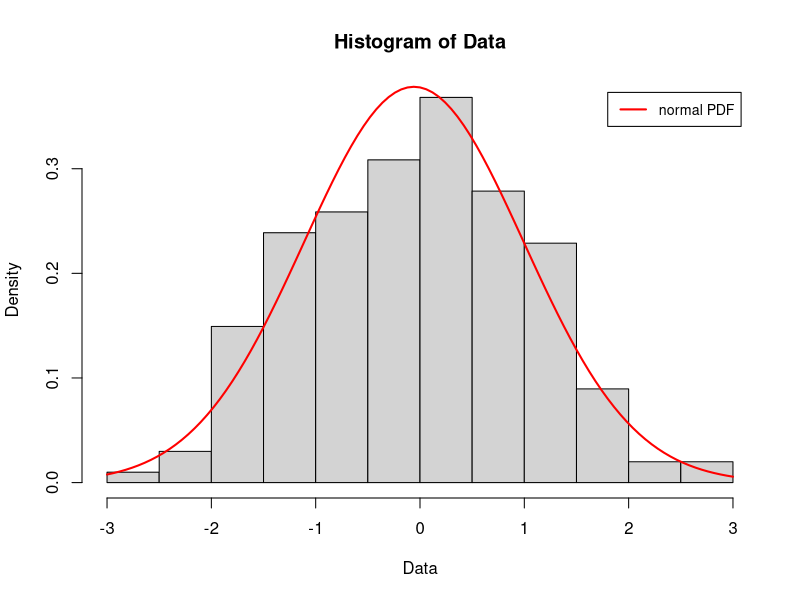
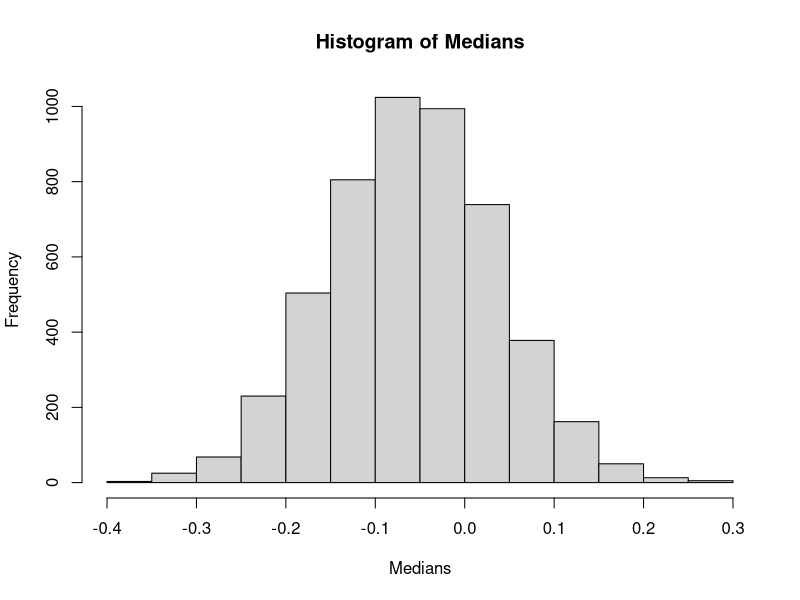

Source code (R) for these figures, in order:
## ---- chunk 1
knitr::opts_chunk$set(echo=TRUE, warning=FALSE, message=FALSE)

library(tidyverse)
## ---- chunk 2
N= 201
  
data= rnorm(N) 
# generate data of size 201

mle_mean= mean(data)
mle_sd= sqrt(((N-1)/N)*var(data))

hist(data, freq= F, main= "Histogram of Data", xlab= "Data")
curve(dnorm(x, mle_mean,mle_sd), add= T, col= "red", lwd= 2)
legend("topright", inset= 0.025, legend= ,"normal PDF", col= "red", lty= 1, lwd= 2, cex= .85)
## ---- chunk 3
n= 5000
meds= NA

for(i in 1:n){
  re_samp =rnorm(N, mle_mean, mle_sd)
  # sample is based on the distribution from the previous step
  meds[i]= median(re_samp)
  # medians for each sample are added to a vector of medians
}

# another way to generate medians
# meds=rbeta(5000, 101, 101) %>% qnorm(mle_mean, mle_sd)

hist(meds, main= "Histogram of Medians", xlab= "Medians")
## ---- chunk 4

ci = quantile(meds,c(0.025, 0.975))
# gives the middle 95% confidence interval

# does the confidence interval contain the population parameter of interest?
(ci[1] < 0 & ci[2] > 0)
## ---- chunk 5
generate_ci_med = function(n = 5000, N=201, param_interest=0){
  data = rnorm(N)
  
  mle_mean= mean(data)
  mle_sd= sqrt(((N-1)/N)*var(data))
  
  meds=rbeta(5000, 101, 101) %>% qnorm(mle_mean, mle_sd)
  
  ci = quantile(meds,c(0.025, 0.975))

# does the confidence interval contain the population parameter of interest?
  return(ci[1] < param_interest & ci[2] > param_interest)
}

generate_ci_med()
## ---- chunk 6
ci_contain= NA
for(i in 1:1000){
  ci_contain[i]= generate_ci_med()
}
 
mean(ci_contain)
# How often does the confidence interval contain our parameter of interest (zero)? This is the coverage probability. 
## ---- chunk 7
ci_contain= NA
for(i in 1:20000){
  ci_contain[i]= generate_ci_med()
}

mean(ci_contain)
